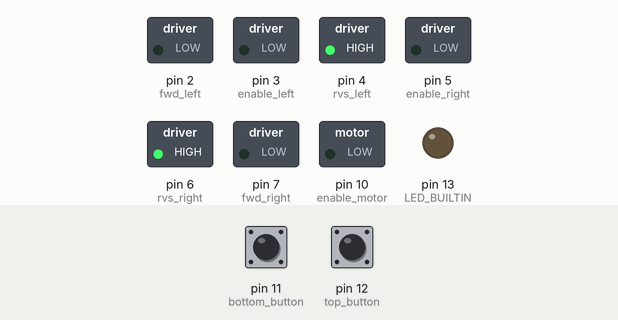
A sketch run on a simulated Arduino Uno, built with avr-gcc and run on an emulated ATmega328P. Shown: switched loads named in the sketch (green lamp = pin HIGH), output pins drawn as LEDs (lit = HIGH). Inputs (shaded band) come from the test bench; at power-on: pin 11 (bottom_button) HIGH, pin 12 (top_button) HIGH.

Above: at 4.3 s.
4.4 s: pin 11 (bottom_button) pulled LOW for 0.15 s
At 6.0 s:
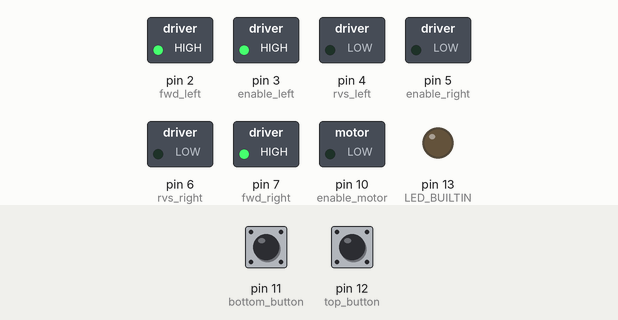
At 11.0 s:
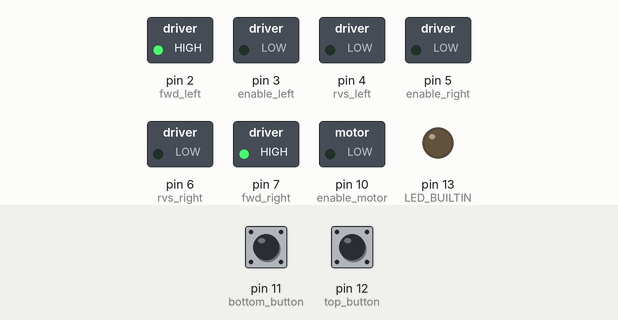
Timing chart, 0 to 18.4 s (numbered marks = the images above; inputs shaded):
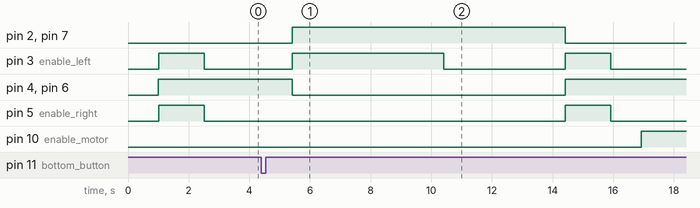

Measured:
- after the input at 4.4 s, pin 2 (fwd_left): LOW → HIGH after 1.0 s, → LOW 9.0 s later; pin 3 (enable_left): LOW → HIGH after 1.0 s, → LOW 5.0 s later, → HIGH 4.0 s later, → LOW 1.5 s later

The sketch:

unibot.ino
```cpp
const int fwd_left = 2;
const int rvs_left = 4;
const int enable_left = 3;

const int enable_right = 5;
const int fwd_right = 7;
const int rvs_right = 6;

const int motor_fwd = 8;
const int motor_rvs = 9;
const int enable_motor = 10;

const int top_button = 12;
const int bottom_button = 11;

void turn_left(int left_v, int right_v, int dur) {
  digitalWrite(fwd_left, HIGH);
  digitalWrite(rvs_left, LOW);
  digitalWrite(fwd_right, LOW);
  digitalWrite(rvs_right, HIGH);
  ramp_up(left_v,right_v, 1000, 50);
  delay(dur);
  analogWrite(enable_left, 0);
  analogWrite(enable_right, 0);
}

void turn_right(int left_v, int right_v, int dur) {
  digitalWrite(fwd_left, LOW);
  digitalWrite(rvs_left, HIGH);
  digitalWrite(fwd_right, HIGH);
  digitalWrite(rvs_right, LOW);
  ramp_up(left_v,right_v, 1000, 50);
  delay(dur);
  analogWrite(enable_left, 0);
  analogWrite(enable_right, 0);

}

void forward(int inside_v, int outside_v, int dur) {
  digitalWrite(fwd_left, HIGH);
  digitalWrite(rvs_left, LOW);
  digitalWrite(fwd_right, HIGH);
  digitalWrite(rvs_right, LOW);
  ramp_up(inside_v,outside_v, 1000, 50);
  delay(dur);
  analogWrite(enable_left, 0);
  analogWrite(enable_right, 0);
}

void reverse(int inside_v, int outside_v, int dur) {
  digitalWrite(fwd_left, LOW);
  digitalWrite(rvs_left, HIGH);
  digitalWrite(fwd_right, LOW);
  digitalWrite(rvs_right, HIGH);
  ramp_up(inside_v,outside_v, 1000, 50);
  delay(dur);
  analogWrite(enable_left, 0);
  analogWrite(enable_right, 0);
}

void stop_wheels() {
  digitalWrite(enable_left, LOW);
  digitalWrite(enable_right, LOW);
}

void extend_arm() {
  digitalWrite(motor_fwd, HIGH);
  digitalWrite(motor_rvs, LOW);
  digitalWrite(enable_motor, HIGH);
}

void retract_arm() {
  digitalWrite(motor_fwd, LOW);
  digitalWrite(motor_rvs, HIGH);
  digitalWrite(enable_motor, HIGH);
}

void stop_arm() {
  analogWrite(enable_motor, 0);
  digitalWrite(motor_fwd, LOW);
  digitalWrite(motor_rvs, LOW);
}

void setup() {
  pinMode(fwd_left, OUTPUT);
  pinMode(rvs_left, OUTPUT);
  pinMode(enable_left, OUTPUT);
  pinMode(fwd_right, OUTPUT);
  pinMode(rvs_right, OUTPUT);
  pinMode(enable_right, OUTPUT);
  pinMode(top_button, INPUT_PULLUP);
  pinMode(bottom_button, INPUT_PULLUP);
  pinMode(LED_BUILTIN, OUTPUT);

  Serial.begin(9600);

}

void ramp_up(int inner, int outer,int t, int steps){
  float in_base_speed = 0.4 * inner;
  float out_base_speed = 0.4 * outer;
  for (int i = 1;i <= steps; i++){
    analogWrite(enable_left,(outer-out_base_speed)/steps*i + out_base_speed);
    analogWrite(enable_right, (inner-in_base_speed)/steps*i + in_base_speed);
  }
}
void ramp_down(int inner, int outer,int t, int steps){
  float in_base_speed = 0.4 * inner;
  float out_base_speed = 0.4 * outer;
  for (int i = steps;i >0; i--){
    analogWrite(enable_left,(outer-out_base_speed)/steps*i + out_base_speed);
    analogWrite(enable_right, (inner-in_base_speed)/steps*i + in_base_speed);
  }
}

void loop() {
  delay(1000);
  reverse(255,255,1500);
  delay(1000);
  extend_arm();
  while (digitalRead(bottom_button) == HIGH){
    delay(10);
   }
  stop_arm();

  delay(1000);
  forward(0,255,5000);
  delay(1000);
  //turn_left(200,255,5000);
  //delay(1000);
  // delay(1000);
  retract_arm();
  while (digitalRead(top_button) == LOW){
     delay(10);
  }
  stop_arm();
  delay(1000);

  //turn_right(255,255,2000);
  delay(1000);
}
```
